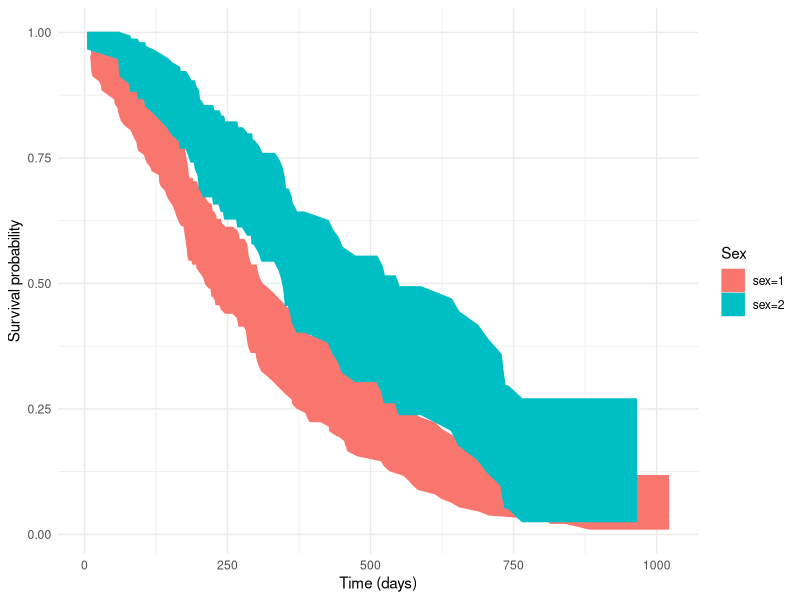
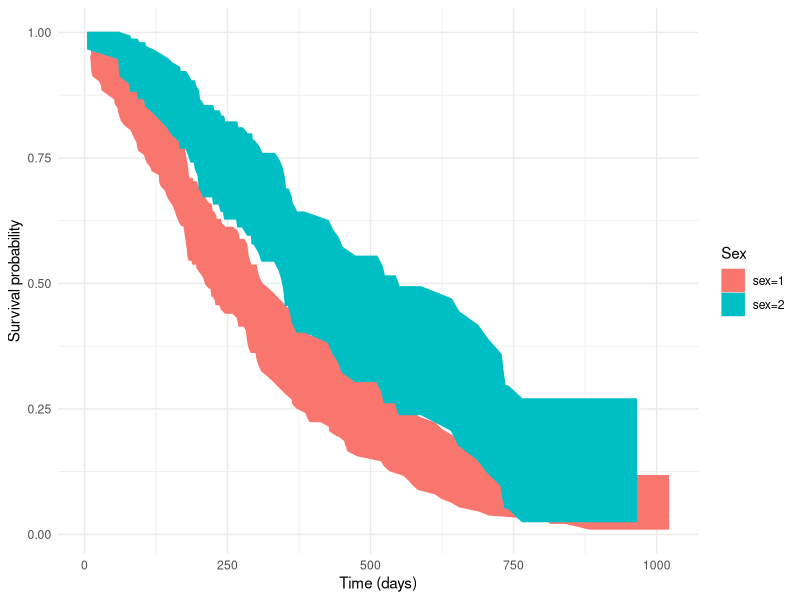

These charts were generated, in order, by the following R code: (Note: this script raises an error after producing the figures.)
# Sara Reathaford
# Homework 9
# Survival Analysis

install.packages("survival")
library(survival)
library(broom)
library(ggplot2)
library(marginaleffects)

# load the dataset

lung <- lung

# recorde status --> dead (1 = event, 0 = censored)

lung$dead <- lung$status - 1

# 2.1 Kaplan-Meier survival curves

# a) Explore the data. In a comment, report the total number of observations, the number
  # of events (deaths), and the number of censored cases. What proportion of patients are
  # censored? Is this a lot or a little? Think about what this means: the censored patients’
  # true survival times are unknown but at least as long as their observed times.

n_total <- nrow(lung) # 228
n_events <- sum(lung$dead == 1, na.rm = TRUE) # 165
n_censored <- sum(lung$dead == 0, na.rm = TRUE) # 63

prop_censored = n_censored / n_total # 0.2763158 --> 28%

# About 28% of the patients are censored, which is a moderate amount. This means that for these
  # patients, we only know they survived at least as long as their observed time, but not their 
  # exact survival time. This is why survival analysis is needed. 

# b) Estimate the overall Kaplan-Meier survival curve using survfit() with formula Surv(time,
  # dead) ~ 1. The summary() output shows, at each event time, the number at risk, the
  # number of events, the estimated survival probability, and the confidence interval. In a
  # comment, report the estimated median survival time. What does this number mean in
  # plain language?

km_all <- survfit(Surv(time, dead) ~ 1, data = lung)

summary(km_all)
summary(km_all)$table["median"]
# median = 310

# The estimated median survival time is about 310 days, meaning that 50% of the patients are
  # expected to die before this time and 50% survive longer. 

# c) Estimate separate Kaplan-Meier curves by sex using survfit() and plot them with
  # ggplot2. Hint: use broom::tidy() to convert the survfit object to a data frame, then
  # plot with geom step() and geom ribbon() for confidence intervals. Save the plot as a
  # PDF. Also run a log-rank test using survdiff(). In a comment, describe what you see:
  # which group survives longer? Does the confidence interval for the two groups overlap? 
  # Report the log-rank test p-value and explain what it tests (whether the survival 
  # curves are statistically different).
km_sex <- survfit(Surv(time, dead) ~ sex, data = lung)

km_df <- broom::tidy(km_sex)

# 1 = male, 2 = female

ggplot(km_df, aes(x = time, y = estimate, color = strata)) + 
  geom_step() + 
  geom_ribbon(aes(ymin = conf.low, ymax = conf.high, fill = strata)) +
  labs(x = "Time (days)", y = "Survival probability", color = "Sex", fill = "Sex") +
  theme_minimal()

ggsave("km_sex_plot.pdf")

# log rank test

survdiff(Surv(time, dead) ~ sex, data = lung)

# Females typically survive longer (curve higher)
# log rank p-value = 0.001

# The Kaplan-Meier curves show the females have higher survival probabilities over time
  # compared to males. The confidence intervals overlap somewhat but are generally separated.
  # The log rank test is statistically significant (p < 0.01), indicating that the survival curves
  # differ between men and women. 

#---------------------------------------------------------------------------------------------------------

# 2.2 Cox Proportional Hazards Model

# a) Fit a Cox proportional hazards model predicting survival from age, sex, and ph.ecog
  # using coxph() from survival. The output shows both raw coefficients (log-hazard scale) 
  # and exponentiated coefficients (hazard ratios). In a comment, report and interpret the 
  # hazard ratio for sex. Recall from class: a hazard ratio below 1 means lower hazard 
  # (longer survival), above 1 means higher hazard (shorter survival). What does the hazard 
  # ratio for sex tell us about survival differences between men and women? Is it statistically 
  # significant?

cox_model <- coxph(Surv(time, dead) ~ age + sex + ph.ecog, data = lung)
summary(cox_model)

# hazard ratio sex = 0.552
# HR < 1 --> lower hazard --> longer survival

# The hazard ratio for sex is below 1, indicating that females have a lower risk of death compared to 
  # males. This suggests that women tend to survive longer than men. The effect is statistically significant. 

# b) Interpret the hazard ratio for ph.ecog. In a comment, explain what a one-unit increase
  # in ECOG performance score (i.e., moving toward worse physical functioning) does
  # to the hazard of death. Express this as a percentage change (e.g., “X% higher/lower hazard”).

# ph.ecog = 1.5900

(1.5900 - 1) * 100 = # 59% 

# A one-unit increase in ECOG score is associated with about a 59% increase in the hazard of death. 

# c) The Cox model assumes proportional hazards: the effect of each covariate is constant
  # over time. Test this assumption using cox.zph(). In a comment, report the p-value
  # for each covariate and the global test. A significant p-value suggests the proportional
  # hazards assumption is violated for that variable. Do any variables violate the assumption? 
  # If so, what would this mean in substantive terms (e.g., the effect of age changes over the 
    # course of the disease)?
  
ph_test <- cox.zph(cox_model)
ph_test

# if p < 0.05 = violation, if p > 0.05, assumption holds

# age: p = 0.66 --> no violation
# sex: p = 0.13 --> no violation
# ph.ecog: p = 0.15 --> no violation
# global: p = 0.22 --> no violation

# The proportional hazards test shows that none of the covariates violate the assumption, as all
  # p-values are greater than 0.05. The global test is not statistically significant, which suggests 
  # that the model as a whole satisfies the proportional hazards assumption. This suggests that the
  # effects of age, sex, and ECOG performance status on the hazard of death remain constant over time. 

# d) Write a short summary paragraph as a comment in your R script (4–6 sentences).
  # Cover: (1) whether the Kaplan-Meier analysis suggested survival differences by sex;
  # (2) which predictors are significant in the Cox model and the direction of their effects;
  # (3) whether the proportional hazards assumption holds; (4) one substantive conclusion
  # about factors predicting lung cancer survival.

# The Kaplan-Meier analysis indicates clear survival differences by sex, with females exhibiting higher 
  # survival probabilities over time than males, and the log-rank test suggests this difference is statistically
  # significant. In the Cox proportional hazards model, sex and ph.ecog are statistically significant
  # preidctors of survival and age is not. Females have lower hazard of death rates than males (HR = 0.58), which 
  # suggests longer survival, whereas worse health status ph.ecog is associated with higher risk of death (59% increase).
  # Age has a small positive effect on hazard but is not statistically significaly. The proportional hazards assumption
  # holds for all variables, as none of the tests are statistically significant and the global test (p = 0.22) confirms that
  # model is appropriate. Overall, the results suggest that survival among lung cancer patients is strongly influenced
  # by baseline health status and sex, with poorer physical condition increasing mortality risk and females experiencing
  # better survival outcomes. 
